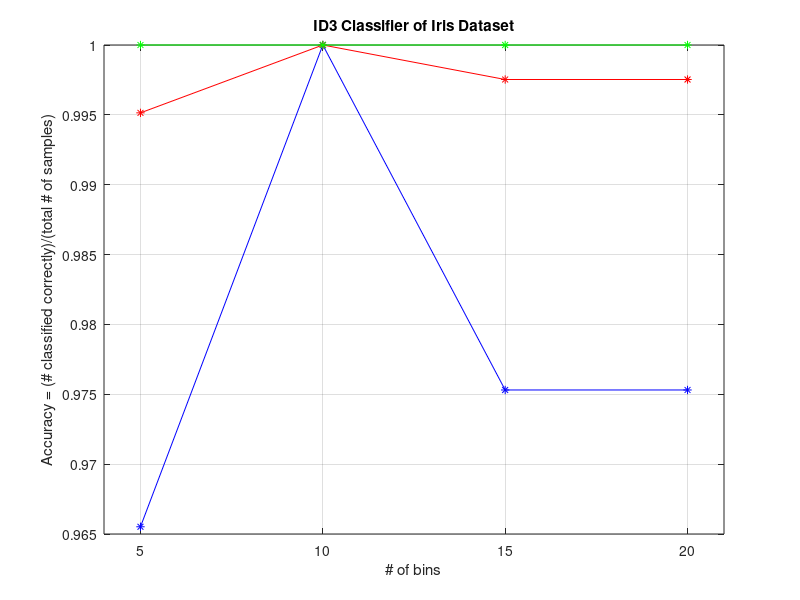

This chart was generated by the following MATLAB code:
clc;
clear all;
close all;


load fisheriris.mat

y = zeros(length(species),1);
for i = 1:length(species)
  %We are clumping versicolor and virginica together.
  if strcmp(species{i,1},'setosa')
    s = 1;
  else 
    s = 0;   
  end
  y(i) = s;
end
iris = [meas y];

for runs = 1:10

  % Randomly pick out ~50% of the data for training.
  randVar = rand(length(iris),1);
  Index = randVar >= 0.5; 

  %Index the data
  iris_train = iris(Index,:);
  iris_test = iris(~Index,:);

  for bins = 5:5:20
    
    is_done_training = false;
    while(~is_done_training)
    
      [m_train, ~] = size(iris_train);
      [m_pos, ~] = size(iris_train(iris_train(:,5) == 1,:));
      [m_neg, ~] = size(iris_train(iris_train(:,5) ~= 1,:));
          
      p_pos = m_pos/m_train;
      p_neg = m_neg/m_train;
      
      Entropy_a = nansum(-p_pos .* log2(p_pos) - p_neg .* log2(p_neg));
      
      %Search for best attribute.
      for i = 1:4
        [m_train, ~] = size(iris_train);
        [n, x] = hist(iris_train(:,i),bins);
        thresholds = (x(1:end-1) + x(2:end)) / 2;  
        %For each attribute, get the arrays of values associated with each bin.
        for j = 1:(length(thresholds)+1)
          if j == 1
            children{j} = iris_train((iris_train(:, i) < thresholds(j)),:);
          elseif j == (length(thresholds)+1)
            children{j} = iris_train((iris_train(:, i) >= thresholds(j-1)),:);
          else
            children{j} = iris_train(((iris_train(:, i) < thresholds(j)) & (iris_train(:, i) >= thresholds(j-1))),:);
          end
        end
        
        for k = 1:length(children)
          temp = children{k};
          [m_child(k), ~] = size(temp);
          [m_pos, ~] = size(temp(temp(:,5) == 1,:));
          [m_neg, ~] = size(temp(temp(:,5) ~= 1,:));
          
          p_pos(k) = m_pos/m_child(k);
          p_neg(k) = m_neg/m_child(k);
        end
        T(i).n = children;
        T(i).thresholds = thresholds;
        
        Entropy(i) = nansum(((m_child)./m_train) .*( -p_pos .* log2(p_pos) - p_neg .* log2(p_neg)));        
      end
      
      InformationGain = Entropy_a - Entropy;
      %Pick Best Attribute
      [m_IG, attribute] = max(InformationGain);  
      
      
      T = T(attribute);
      if(m_IG == Entropy_a)
        %Perfectly Classified Training Set
        is_done_training = true;
        for m = 1:length(T.n)
          if(~isempty(T.n{m}))
            labels(m) =  T.n{m}(1,5); %Assume all labels are the same b/c perfectly classified. pick out one.        
          end
        end
        
      else
        %Tree needs more work
        %From testing, each set can be linearly classified by looking @ 
        %petal length regardless of bin size.
        disp('HELP MAKE MY LIFE HELL...');
      end
    end
    
    %Get test performance metrics
    runningTotal = 0;
    for t = 1:(length(T.thresholds)+1)
      if t == 1
        n = iris_test((iris_test(:, attribute) < T.thresholds(t)),:);
        
      elseif t == (length(T.thresholds)+1)
        n = iris_test((iris_test(:, attribute) >= T.thresholds(t-1)),:);
      else
        n = iris_test(((iris_test(:, attribute) < T.thresholds(t)) & (iris_test(:, attribute) >= T.thresholds(t-1))),:);
      end
      [correct, ~] = size(n(n(:,5) == labels(t),5));
      runningTotal = runningTotal + correct;
    end 
    accuracy(runs,(bins/5)) = runningTotal/length(iris_test);
  end
  
end

%Plot Results
bins = 5:5:20;
max_accuracy = max(accuracy);
min_accuracy = min(accuracy);
mean_accuracy = mean(accuracy);
figure();
plot(bins,min_accuracy,'b-*',bins,mean_accuracy,'r-*',bins,max_accuracy,'g-*');
axis([4,21]);
grid on;
xlabel('# of bins');
ylabel('Accuracy = (# classified correctly)/(total # of samples)');
title('ID3 Classifier of Iris Dataset');



